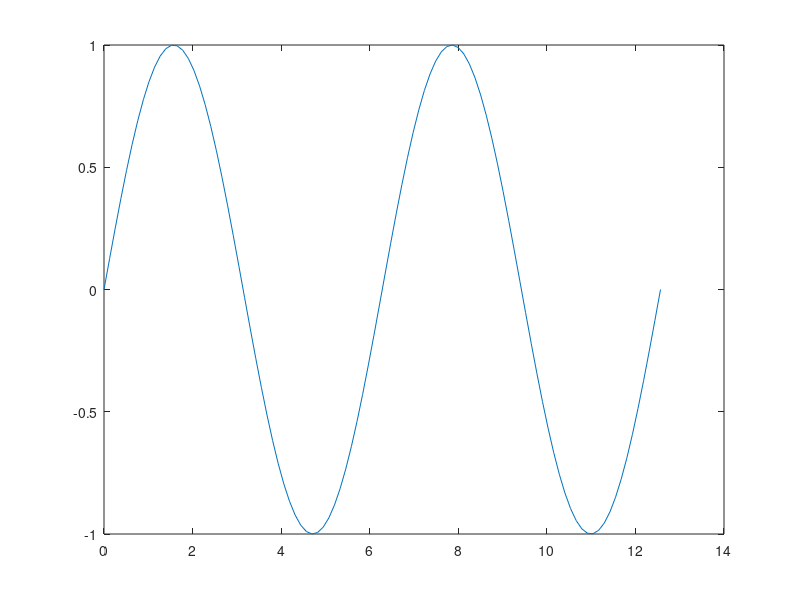
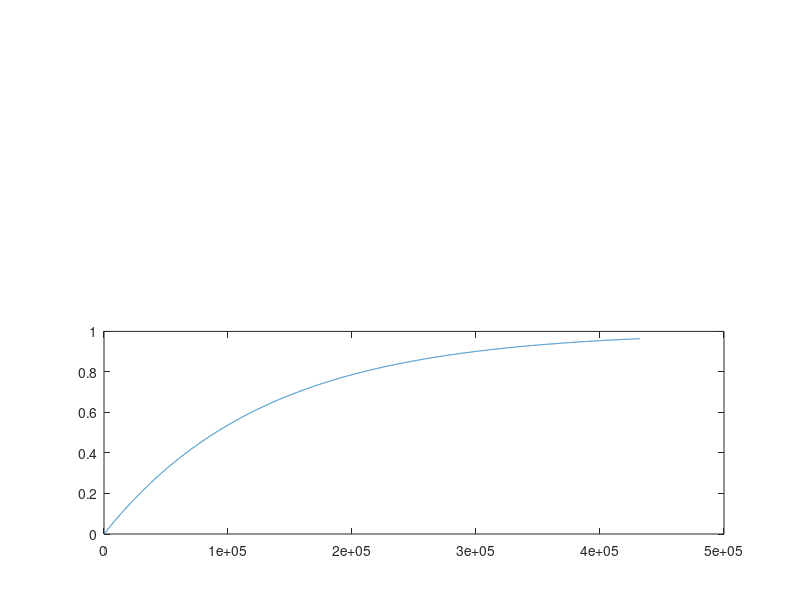
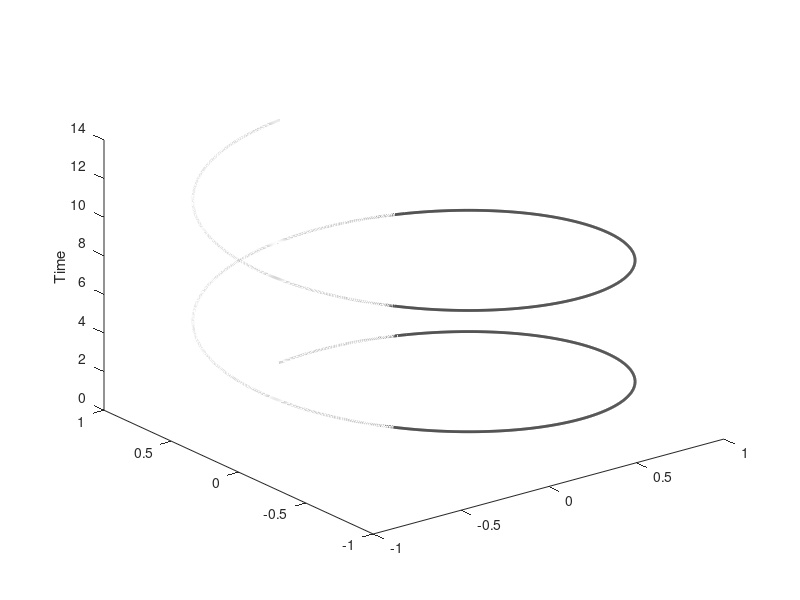

MATLAB code for these plots, in order:
S = 'hello there!';
disp(S);
tau = 1.5 * 24 * 60 * 60;
endofclass = 5 * 24 * 60 * 60;
knowledgeatend = 1 - exp(-endofclass / tau);
disp(['At end of 6.094, i will know ' num2str(knowledgeatend) '% of matlab']);
tVec = linspace(0, endofclass, 10000);
knowledgeVec = 1 - exp(-tVec ./ tau);
index = find(abs(knowledgeVec - 0.5) == min(abs(knowledgeVec - 0.5)));
halftime = tVec(index);

x = linspace(0, 4*pi, 100);
y = sin(x);
plot(x, y);

figure
subplot(2, 3, 4:6);
 
plot(tVec, knowledgeVec);

figure
time = 0:0.001:4*pi;
x = sin(time);
y = cos(time);
z = time;
plot3(x,y,z,'k', 'LineWidth',2);
zlabel('Time');